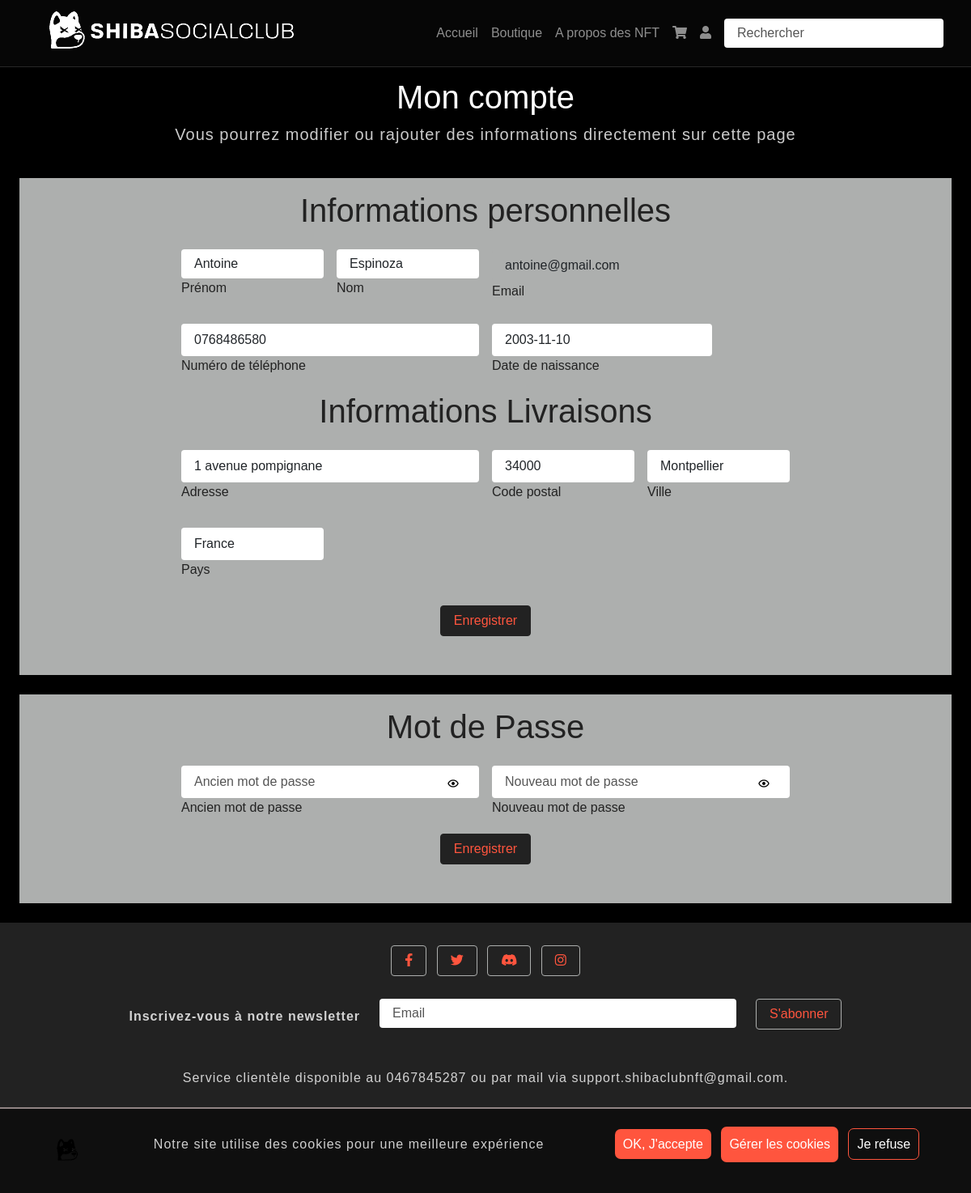
The page /mon-compte/ (signed in) on the database its author committed.
### tables this page shows
CREATE TABLE IF NOT EXISTS `client` (
	`idClient` integer NOT NULL AUTO_INCREMENT,
	`email` varchar(128) UNIQUE,
	`cpt` char(5),
	`ville` varchar(64),
	`pays` varchar(64),
	`aPostale` varchar(128),
	`nom` varchar(64),
	`prenom` varchar(64),
	`dateN` date,
	`tel` char(10),
    `mdp` varchar(128),
	`roles` varchar(32),
	`newsletter` integer DEFAULT 0,
	CONSTRAINT `pk_client` PRIMARY KEY (`idClient`)
);

### controller/Controller.php (called while the page is built)
<?php
    class Controller {
        public static function render($view, $params){
            extract($params);
            require_once $view;
        }
    }
?>

### controller/ClientController.php (called while the page is built, shortened)
<?php
class ClientController extends Controller {
    public static function readAccount($params){
        $mess = '';
        if(isset($_SESSION['user'])){
            $user = ClientManager::getUnClientById($_SESSION['id']);
            $messMdp = '';
        }
        $view = ROOT.'/view/compte.php';
        $params = array();
        $params['user'] = $user;
        $params['mess'] = $mess;
        $params['messMdp'] = $messMdp;
        self::render($view, $params);
    }
}

### model/DbManager.php (called while the page is built, shortened)
<?php
class DbManager {
    private static ?\PDO $cnx = null;
    public static function getConnexion(){
        if(self::$cnx == null){
            try {
                $dsn = 'mysql:host='. HOST.';port='.PORT.';dbname='.DBNAME.';charset='.CHARSET;
                self::$cnx = new PDO($dsn, LOGIN, MDP);
                self::$cnx->setAttribute(PDO::ATTR_ERRMODE, PDO::ERRMODE_EXCEPTION);
            } catch (PDOException $e) {
                die('Erreur : '.$e->getMessage());
            }
        }
        return self::$cnx;
    }
}

### model/ClientManager.php (called while the page is built, shortened)
<?php
class ClientManager {
    private static ?\PDO $cnx = null;
    private static Client $unClient;
    public static function getUnClientById(int $identifier): Client
    {
        try{
            if(self::$cnx == null) {
                self::$cnx = DbManager::getConnexion();
            }
            $sql = 'SELECT idClient, nom, prenom, email, mdp, tel, dateN, aPostale, ville, cpt, pays, roles FROM client';
            $sql .= ' WHERE idClient = :id_client;';
            self::$cnx->setAttribute(PDO::ATTR_ERRMODE, PDO::ERRMODE_EXCEPTION);
            $stmt = self::$cnx->prepare($sql);
            $stmt->bindParam(':id_client', $identifier, PDO::PARAM_INT);
            $stmt->execute();
            $stmt->setFetchMode(PDO::FETCH_ASSOC);
            $row = $stmt->fetch();
            self::$unClient = new Client();
            self::$unClient->setId($row['idClient']);
            self::$unClient->setEmail($row['email']);
            self::$unClient->setCpt($row['cpt']);
            self::$unClient->setVille($row['ville']);
            self::$unClient->setPays($row['pays']);
            self::$unClient->setAdressePostale($row['aPostale']);
            self::$unClient->setNom($row['nom']);
            self::$unClient->setPrenom($row['prenom']);
            $laDateNaissance = new DateTime($row['dateN']);
            self::$unClient->setDateNaissance($laDateNaissance);
            self::$unClient->setTel($row['tel']);
            self::$unClient->setMdp($row['mdp']);
            self::$unClient->setRole($row['roles']);
            return self::$unClient;
        } catch (PDOException $e) {
            die('Erreur : '. $e->getMessage());
        }
    }
}
?>

### model/Client.php (called while the page is built, shortened)
<?php
class Client {
    private string $email;
    private ?string $ville;
    private ?string $aPostale;
    private string $pays;
    private string $nom;
    private string $prenom;
    private int $tel;
    private ?int $cpt;
    private ?DateTime $dateNaissance;
    public function getEmail(): string{
        return $this->email;
    }
    public function setEmail(string $email){
        $this->email = $email;
    }
    public function getVille(): ?string{
        return $this->ville;;
    }
    public function setVille(?string $ville){
        $this->ville = $ville;
    }
    public function getAdressePostale(): ?string{
        return $this->aPostale;;
    }
    public function setAdressePostale(?string $aPostale){
        $this->aPostale = $aPostale;
    }
    public function getPays(): string{
        return $this->pays;
    }
    public function setPays(string $pays){
        $this->pays = $pays;
    }
    public function getNom(): string{
        return $this->nom;
    }
    public function setNom(string $nom){
        $this->nom = $nom;
    }
    public function getPrenom(): string{
        return $this->prenom;
    }
    public function setPrenom(string $prenom){
        $this->prenom = $prenom;
    }
    public function getTel(): int{
        return $this->tel;
    }
    public function setTel(int $tel){
        $this->tel = $tel;
    }
    public function getCpt(): ?int{
        return $this->cpt;
    }
    public function setCpt(?int $cpt){
        $this->cpt = $cpt;
    }
    public function getDateNaissance(): ?DateTime{
        return $this->dateNaissance;
    }
    public function setDateNaissance(DateTime $dateNaissance){
        $this->dateNaissance = $dateNaissance;
    }
}
?>

### view/compte.php (the view, shortened to what this page needs)
<?php
if(!isset($_SESSION['user'])){
  header('Location: '.SERVER_URL.'/erreur/');
} else {
include 'header.php';
?>
    <div class="jumbotron mt-5 pt-5">
        <h3 class="display-6 text-center">Mon compte</h3>
        <p class="lead text-center">Vous pourrez modifier ou rajouter des informations directement sur cette page</p>
    </div>
    <form class="row g-3 bg-dark m-4 pb-5" method="post" action="<?= SERVER_URL ?>/mon-compte/">
      <h3 class="display-6 text-center text-light">Informations personnelles</h3>
      <div class="col-lg-2"></div>
      <div class="col-lg-2">
        <div class="mb-3">
          <input type="text" name="prenom" value="<?= $user->getPrenom() ?>" class="form-control" id="floatingInput1" placeholder="Prénom" pattern="^[A-Za-z]+$" minlength="2" maxlength="50">
          <label for="floatingInput1" class="text-light">Prénom</label>
        </div>
      </div>
      <div class="col-lg-2">
        <div class="mb-3">
          <input type="text" name="nom" value="<?= $user->getNom() ?>" class="form-control" id="floatingInput2" placeholder="Nom de famille" pattern="^[A-Za-z]+$" minlength="2" maxlength="50">
          <label for="floatingInput2" class="text-light">Nom</label>
        </div>
      </div>
      <div class="col-lg-4">
        <div class="mb-1">
          <input type="email" name="email" value="<?= $user->getEmail() ?>" class="form-control py-2" id="floatingInput3" placeholder="name@example.com" pattern="^[A-Za-z0-9]+@{1}[A-Za-z]+\.{1}[A-Za-z]{2,}$" maxlength="50" disabled>
          <label for="floatingInput3" class="text-light">Email</label>
        </div>
      </div>
      <div class="col-lg-2"></div>
      <div class="col-lg-2"></div>
      <div class="col-lg-4">
        <div class="mb-1">
          <input type="text" name="tel" value="0<?= $user->getTel() ?>" class="form-control py-2" id="floatingInput4" placeholder="Numéro de téléphone" pattern="[0]{1}[0-9]{9}" minlength="10" maxlength="10">
          <label for="floatingInput4" class="text-light">Numéro de téléphone</label>
        </div>
      </div>
      <div class="col-lg-3">
        <div class="mb-1">
          <input type="text" name="date" value="<?= $user->getDateNaissance()->format('Y-m-d') ?>" class="form-control py-2" id="floatingInput6" placeholder="Date Naissance">
          <label for="floatingInput6" class="text-light">Date de naissance</label>
        </div>
      </div>
      <h3 class="display-6 text-center text-light">Informations Livraisons</h3>
      <div class="col-lg-2"></div>
      <div class="col-lg-4">
        <div class="mb-1">
          <input type="text" name="adresse" value="<?= $user->getAdressePostale() ?>" class="form-control py-2" id="floatingInput7" placeholder="Adresse">
          <label for="floatingInput7" class="text-light">Adresse</label>
        </div>
      </div>
      <div class="col-lg-2">
        <div class="mb-3">
          <input type="text" name="cpt" value="<?= $user->getCpt() ?>" class="form-control py-2" id="floatingInput8" placeholder="Code Postale" pattern="[0-9]{5}" minlength="5" maxlength="5">
          <label for="floatingInput8" class="text-light">Code postal</label>
        </div>
      </div>
      <div class="col-lg-2">
        <div class="mb-3">
          <input type="text" name="ville" value="<?= $user->getVille() ?>" class="form-control py-2" id="floatingInput9" placeholder="Ville">
          <label for="floatingInput9" class="text-light">Ville</label>
        </div>
      </div>
      <div class="col-lg-2"></div>
      <div class="col-lg-2"></div>
      <div class="col-lg-2">
        <div class="mb-3">
          <input type="text" name="pays" value="<?= $user->getPays() ?>" class="form-control py-2" id="floatingInput10" placeholder="Pays">
          <label for="floatingInput10" class="text-light">Pays</label>
        </div>
      </div>
      <div class="text-center">
        <div class="d-flex justify-content-center">
          <div class="col-lg-2">
            <button class="btn btn-light color-perso btnEnr" name="editSubmit" type="submit">Enregistrer</button>
          </div>
        </div>
      </div>
    </form>
    <form class="row g-3 bg-dark m-4 pb-5" method="post" action="<?= SERVER_URL ?>/mon-compte/">
      <h3 class="display-6 text-center text-light">Mot de Passe</h3>
      <div class="col-lg-2"></div>
      <div class="col-lg-4">
        <div class="mb-1 lblU">
          <input type="password" name="mdp" class="form-control py-2 old" id="floatingInput5" placeholder="Ancien mot de passe" minlength="8" required>
          <label for="floatingInput5" class="text-light">Ancien mot de passe</label>
          <div class="password-icon">
            <i class='bx bx-show oldE'></i>
          </div>
        </div>
      </div>
      <div class="col-lg-4">
        <div class="mb-1 lblU">
          <input type="password" name="newMdp" class="form-control py-2 new" id="floatingInput11" placeholder="Nouveau mot de passe" minlength="8" required>
          <label for="floatingInput11" class="text-light">Nouveau mot de passe</label>
          <div class="password-icon">
            <i class='bx bx-show newE'></i>
          </div>
        </div>
      </div>
      <div class="text-center">
        <div class="d-flex justify-content-center">
          <div class="col-lg-2">
            <button class="btn btn-light color-perso" name="editSubmitP" type="submit">Enregistrer</button>
          </div>
        </div>
      </div>
    </form>
    <?php
      include 'footer.php';
    ?>
  </body>
</html>
<?php } ?>

### css/styles.css (style rules this page uses)
:root { --primary-color: #ff553e; --secondary-color: #333; --white-color: #fff; --black-color: #000; }
.color-perso { color: var(--primary-color); }
html { scroll-behavior: smooth; }
body { font-size: 100%; font-weight: 400; font-family: 'Dosis', sans-serif; }
p { font-size: 1rem; color: var(--white-color); font-weight: 400; line-height: 1.75rem; letter-spacing: 0.0625rem; opacity: 0.8; }
.lblU { position: relative!important; }
.lblU input { transition: all 0.2s; }
.lblU .password-icon { display: flex; align-items: center; position: absolute; top: 30%; transform: translateY(-30%); width: 20px; transition: all 0.2s; right: 20px; color: #000; }

### rows shown on the page
client: prenom "Antoine", nom "Espinoza", email "antoine@gmail.com", tel "0768486580", adresse "1 avenue pompignane", cpt "34000", ville "Montpellier", pays "France"
